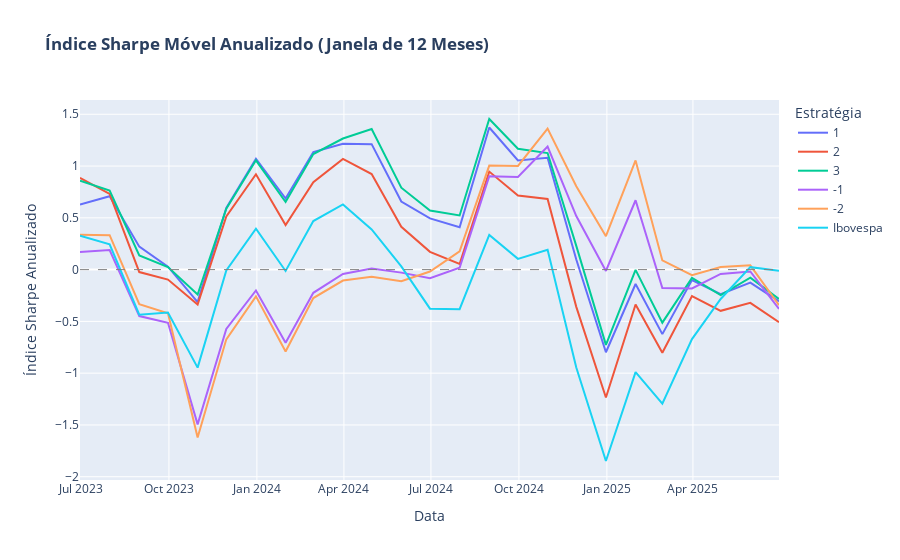

Here is the notebook cell this chart was saved with:
### Code cell
# --- 1. CÁLCULO DO SHARPE MÓVEL ---

# Define a janela de cálculo. 12 meses (1 ano) é um padrão comum.
janela_movel = 12

# Calcula a média móvel dos retornos
retornos_moveis = df_retornos.rolling(window=janela_movel).mean()

# Calcula o desvio padrão móvel (volatilidade) dos retornos
volatilidade_movel = df_retornos.rolling(window=janela_movel).std()

# Calcula o Sharpe Ratio Móvel e o anualiza para melhor interpretação
# (Multiplicamos pela raiz quadrada de 12 para anualizar)
sharpe_movel_anualizado = (retornos_moveis * 12) / (volatilidade_movel * np.sqrt(12))


# Remove os NaNs iniciais (os 11 primeiros meses não têm dados suficientes)
sharpe_movel_anualizado = sharpe_movel_anualizado.dropna()


# --- 2. PLOTAGEM DO GRÁFICO ---

print("\n--- Gráfico de Índice Sharpe Móvel (Janela de 12 Meses) ---")

fig = go.Figure()

# Adiciona uma linha para cada estratégia no DataFrame
for estrategia in sharpe_movel_anualizado.columns:
    fig.add_trace(go.Scatter(
        x=sharpe_movel_anualizado.index,    # Eixo X = Datas
        y=sharpe_movel_anualizado[estrategia], # Eixo Y = Valores do Sharpe
        mode='lines',
        name=estrategia
    ))

# Adiciona uma linha horizontal em y=0 para referência
fig.add_hline(y=0, line_width=1, line_dash="dash", line_color="grey")

fig.update_layout(
    title_text="<b>Índice Sharpe Móvel Anualizado (Janela de 12 Meses)</b>",
    yaxis_title="Índice Sharpe Anualizado",
    xaxis_title="Data",
    legend_title="Estratégia"
)

fig.show()
